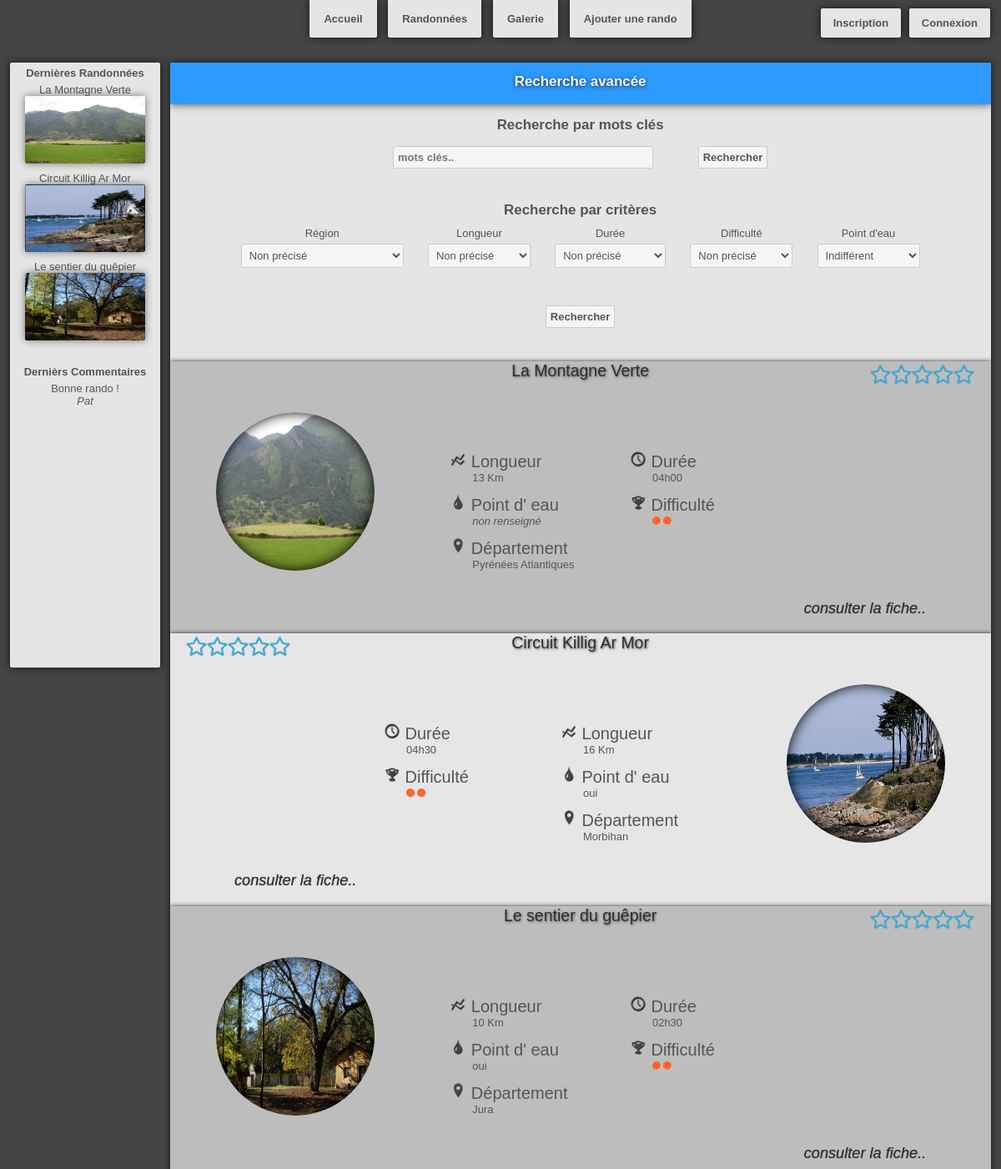
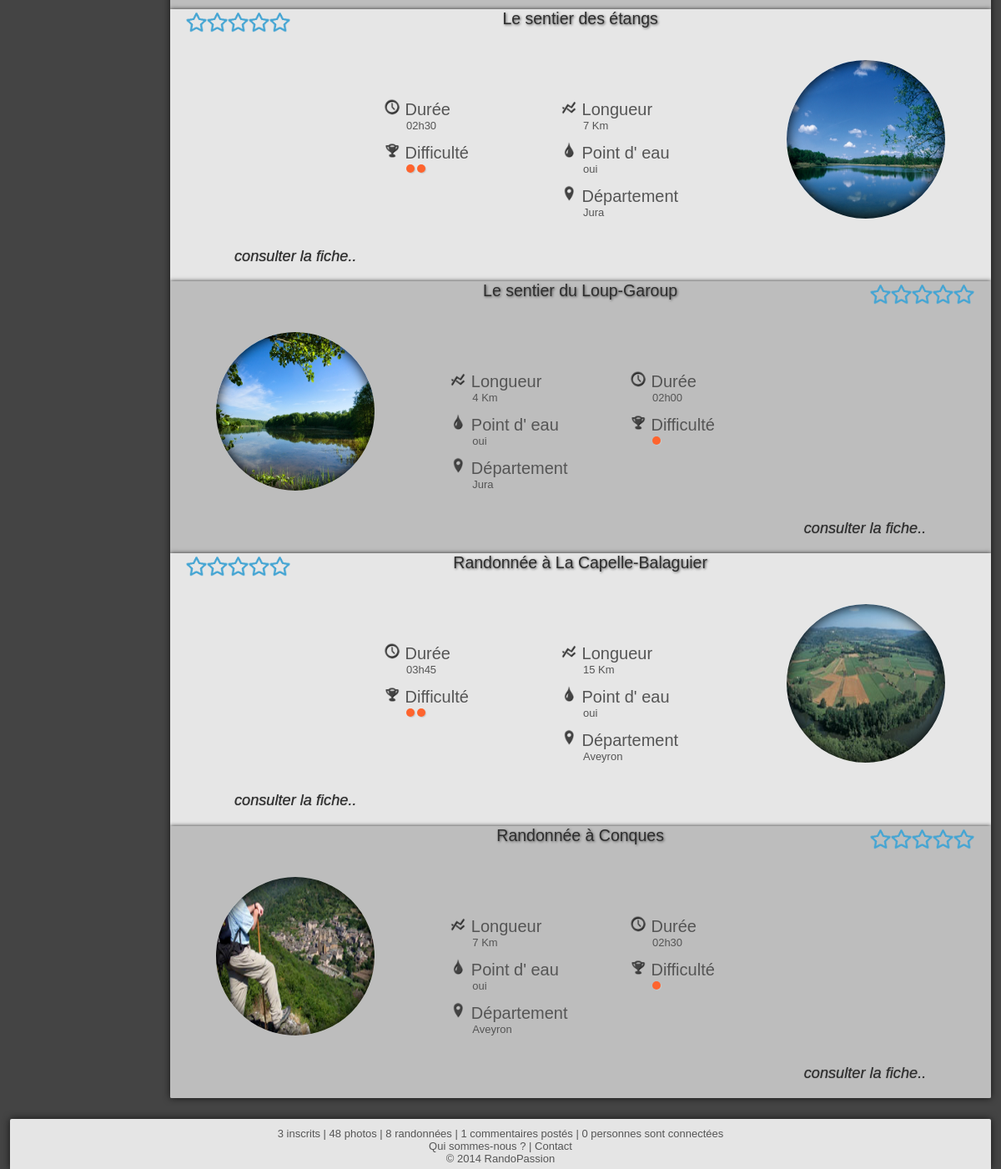
The page /index.php?page=recherche on the database its author committed (2 pictures, top to bottom).
### tables this page shows
CREATE TABLE IF NOT EXISTS `rando` (
	`code` int(10) NOT NULL AUTO_INCREMENT,
	`titre` varchar(150) NOT NULL,
	`longueur` float unsigned NOT NULL,
	`duree` time NOT NULL,
	`difficulte` int(1) NOT NULL,
	`descriptif` text NOT NULL,
	`note` int(1) DEFAULT NULL,
	`point_eau` tinyint(1) DEFAULT NULL,
	`denivele` int(4) DEFAULT NULL,
	`equipement` varchar(150) DEFAULT NULL,
	`date_insertion` datetime NOT NULL,
	`valide` tinyint(1) NOT NULL,
	`parcours` int(10) NOT NULL,
	`departement` varchar(2) NOT NULL,
	`photo_principale` int(10) NOT NULL,
	`auteur` varchar(30) NOT NULL,
	`galerie` int(10) DEFAULT NULL,
	PRIMARY KEY (`code`),
	FOREIGN KEY (`parcours`) REFERENCES `parcours`(`id`),
	FOREIGN KEY (`departement`) REFERENCES `departements`(`num_departement`),
	FOREIGN KEY (`photo_principale`) REFERENCES `photo`(`numero`),
	FOREIGN KEY (`auteur`) REFERENCES `membre`(`pseudo`),
	FOREIGN KEY (`galerie`) REFERENCES `galerie`(`numero`),
	CHECK (difficulte BETWEEN 0 and 5),
	CHECK (note BETWEEN 0 and 5)
);

CREATE TABLE IF NOT EXISTS `photo` (
	`numero` int(10) NOT NULL AUTO_INCREMENT,
	`nom` blob NOT NULL,
	`galerie` int(10) NOT NULL,
	`descriptif` text DEFAULT NULL,
	PRIMARY KEY (`numero`),
	FOREIGN KEY (`galerie`) REFERENCES `galerie`(`numero`)
);

CREATE TABLE IF NOT EXISTS `commentaire` (
	`numero` int(10) NOT NULL AUTO_INCREMENT,
	`date` datetime NOT NULL,
	`auteur` varchar(30) NOT NULL,
	`code_rando` int(10) NOT NULL,
	`commentaire` text NOT NULL,
	`note` int(1) DEFAULT NULL,
	`valide` tinyint(1) DEFAULT NULL,
	PRIMARY KEY (`numero`),
	FOREIGN KEY (`code_rando`) REFERENCES `rando`(`code`),
	FOREIGN KEY (`auteur`) REFERENCES `membre`(`pseudo`),
	CHECK (note BETWEEN 0 and 5)
);

CREATE TABLE IF NOT EXISTS `galerie` (
	`numero` int(10) NOT NULL AUTO_INCREMENT,
	`nom` varchar(100) NOT NULL,
	PRIMARY KEY (`numero`)
);

CREATE TABLE IF NOT EXISTS `departements` (
	`num_departement` varchar(2) NOT NULL,
	`num_region` varchar(2) NOT NULL,
	`nom` char(32) NOT NULL,
	PRIMARY KEY  (`num_departement`),
	FOREIGN KEY (`num_region`) REFERENCES `regions`(`num_region`)
);

### Controller/c_recherche_avancee.php (called while the page is built, shortened)
<?php
include_once('bin/params.php');
include_once('Models/m_gestion_recherche.php');
$rando_recente = selection_rando_recente();
if(empty($_POST['envoie_formulaire']) && empty($_POST['envoie_titre'])){
	$listeRando = $rando_recente;
}
include_once('View/v_recherche_avancee.php');

### Controller/c_activitees_recentes.php (called while the page is built)
<?php
include_once('bin/params.php');
include_once('Models/m_activitees_recentes.php');
$liste_rando = last_rando(3);
$liste_com = last_comment(3);
include_once('View/v_activitees_recentes.php');

### Models/m_activitees_recentes.php (called while the page is built, shortened)
<?php
function last_rando($nombre){
	global $bdd;
	$query = '	SELECT rando.code, rando.titre, photo.nom AS nom_photo , galerie.nom AS nom_galerie
				FROM rando, photo, galerie
				WHERE rando.photo_principale = photo.numero
				AND photo.galerie = galerie.numero
				ORDER BY date_insertion DESC
				LIMIT 0, '.$nombre;
	$exec = $bdd->query($query) or die(print_r($erreur -> errorInfo()));
	$data = $exec->fetchAll();
	return $data;
}
function last_comment($nombre){
	global $bdd;
	$query = '	SELECT commentaire, auteur
				FROM commentaire
				ORDER BY date DESC
				LIMIT 0, '.$nombre;
	$exec = $bdd->query($query) or die(print_r($erreur -> errorInfo()));
	$data = $exec->fetchAll();
	return $data;
}

### Models/m_gestion_recherche.php (called while the page is built, shortened)
<?php
function selection_rando_recente(){
	global $bdd;
	$reqStr = '	SELECT *, departements.nom AS nom_departement, photo.nom AS nom_photo, galerie.nom AS nom_galerie
				FROM rando, photo, galerie, departements
				WHERE rando.photo_principale = photo.numero
				AND photo.galerie = galerie.numero
				AND rando.departement = departements.num_departement
				ORDER BY date_insertion DESC
				LIMIT 0, 10';
	$req = $bdd->query($reqStr);
	$result = $req->fetchAll();
	return $result;
}

### Controller/c_footer.php (called while the page is built, shortened)
<?php
include_once('bin/params.php');
include_once('Models/m_footer.php');
$nb_membre = number_of('membre');
$nb_rando = number_of('rando');
$nb_photo = number_of('photo');
$nb_comment = number_of('commentaire');
$nb_connecte = number_of('connectes');
include_once('View/v_footer.php');

### Models/m_footer.php (called while the page is built, shortened)
<?php
function number_of($table){
	global $bdd;
	$query = 'SELECT count(*) FROM '.$table;
	$exec = $bdd->query($query);
	$data = $exec->fetchColumn();
	return $data;
}

### View/v_recherche_avancee.php (the view, shortened to what this page needs)
<!DOCTYPE html>
<html lang="fr">
	<?php head("Recherche avancée"); ?>
	<body>
		<?php menu(); ?>
        <div id="corps">
            <?php include_once('Controller/c_activitees_recentes.php'); ?>
            <section id="rando">
                <div id="titre_recherche_avancee">
                    <p>Recherche avancée</p>
                </div>
                <form method="post" action="index.php?page=recherche">
                    <div id="recherche_mot_cle">
                        <p>Recherche par mots clés</p>
                        <input type="text" name="title" placeholder="mots clés.." autocomplete="off"/>
                        <input type="submit" name="envoie_titre" value="Rechercher"/>
                    </div>
                    <div id="recherche_criteres">
                    	<p>Recherche par critères</p>
                        <div class="critere">
                            <label for="s_region">Région</label><br/>
                            <?php
                                echo'<select id="s_region" name="s_region">';
                                echo'<option value="not_clarify">Non précisé</option>';
                                echo'</select>';
                            ?>
    					</div>
                        <div class="critere">
                            <label for="distance">Longueur</label><br/>
                            <select id="distance" name="distance">
                                <option value="non_precise" selected="selected">Non précisé</option>
                            </select>
                        </div>
                        <div class="critere">
                            <label for="time">Durée</label><br/>
                            <select id="time" name="time">
                                <option value="time_non_precise" selected="selected">Non précisé</option>
                            </select>
                        </div>
                        <div class="critere">
                            <label for="difficulty">Difficulté</label><br/>
                            <select id="difficulty" name="difficulty">
                                <option value="difficulte_non_precise" selected="selected">Non précisé</option>
                            </select>
                        </div>
                        <div class="critere">
                            <label for="water">Point d'eau</label><br/>
                            <select id="water" name="water">
                                <option value="0" selected="selected">Indifférent</option>
                            </select>
                        </div>
                        <input type="submit" value="Rechercher" name="envoie_formulaire"/>
                    </div>
                </form>
                <div id="affichage_recherche">
                    <?php
						if(!empty($listeRando)){
							$i=0;
							foreach($listeRando as $rando){
								$code = $rando['code'];
								$title = $rando['titre'];
								$department = $rando['nom_departement'];
								$lenght = $rando['longueur'].' Km';
								$photo = 'Resources/Galerie/'.$rando['nom_galerie'].'/'.$rando['nom_photo'];
								$difficulty = '';
								for($j = 1; $j <= $rando['difficulte']; $j++){ $difficulty .= '<div id="cercle"></div>'; }
								$time = new DateTime(trim($rando['duree']));
								$duration = $time->format('h').'h'.$time->format('i');
                                $etoile = '';
                                if(empty($rando['note'])){
                                    for($j = 1; $j <= 5; $j++){ $etoile .= '<img id="stars_vide" src="Resources/Images/stars_vide.png"/>';}
                                }
								if(empty($rando['point_eau'])){ $water = '<em>non renseigné</em>'; }
								else{ $water = 'oui'; }
								if($i % 2 === 0) $css = '_pair';
								else $css = '_impair';
								$i++;
								echo '	<div id="rando'.$css.'">
											<p id="titre">'.$title.'</p>
											<div id="note">'.$etoile.'</div>
											<div id="rond">
												<a id="lien" href="index.php?page=fiche_rando&code='.$code.'"></a>
												<img src="'.$photo.'"/>
											</div>
											<div id="texte">
												<div class="caracteristiques">
													<span class="intitule_caract">
														<img src="Resources/Images/longueur.png"/>
														Longueur
													</span><br/>
													<span class="valeur_caract">'.$lenght.'</span>
												</div>
												<div class="caracteristiques">
													<span class="intitule_caract">
														<img src="Resources/Images/duree.png"/>
														Durée</span><br/>
													<span class="valeur_caract">'.$duration.'</span>
												</div>
												<div class="caracteristiques">
													<span class="intitule_caract">
														<img src="Resources/Images/eau.png"/>
														Point d\' eau
													</span><br/>
													<span class="valeur_caract">'.$water.'</span>
												</div>
												<div class="caracteristiques">
													<span class="intitule_caract">
														<img src="Resources/Images/difficulte.png"/>
														Difficulté
													</span><br/>
													<span class="valeur_caract">'.$difficulty.'</span>
												</div>
												<div class="caracteristiques">
													<span class="intitule_caract">
														<img src="Resources/Images/departement.png"/>
														Département
													</span><br/>
													<span class="valeur_caract">'.$department.'</span>
												</div>
											</div>
											<div id="fiche">
												<a id="lien_consulter_fiche" href="index.php?page=fiche_rando&code='.$code.'">consulter la fiche..</a>
											</div>
										</div>';
							}
						}
						else{
							echo '<center><em>Aucune randonnée trouvée</em></center>';
						}
                    ?>
                </div>
            </section>
        </div>
        <?php include_once('Controller/c_footer.php'); ?>
	</body>
</html>

### index.php (shortened to what this page needs)
<?php
include_once("View/header.php");
include_once("View/menu.php");
if(!isset($_GET['page']) or $_GET['page'] == 'accueil'){
	include_once('View/accueil.php');
}
else{
	switch($_GET['page']){
		case 'recherche':
			include_once('Controller/c_recherche_avancee.php');
			break;
	}
}

### View/header.php (shortened to what this page needs)
<?php
function head($titlePage, $listInc = array()){
	echo '<head>';
	echo '<link rel="stylesheet" type="text/css" href="CSS/'.CSS_BASE.'"/>';
	echo '</head>';
}

### View/menu.php (shortened to what this page needs)
<?php
function menu(){
	echo '	<nav>
				<ul id="menu">
					<li><a href="index.php">Accueil</a></li>
					<li><a href="index.php?page=recherche">Randonnées</a></li>
					<li><a href="index.php?page=galerie">Galerie</a></li>
					<li><a href="index.php?page=ajout_rando">Ajouter une rando</a></li>';
	echo '		</ul>
				<ul id="account">';
	if(isset($_SESSION['statut'])){
		echo '		<li><a class="profil" href="index.php?page=profil">Profil</a></li>
					<li><a class="connexion" href="index.php?page=deconnexion">Déconnexion</a></li>';
	}
	else{
		echo '		<li><a class="profil" href="index.php?page=inscription">Inscription</a></li>
					<li><a class="connexion" href="index.php?page=connexion">Connexion</a></li>';
	}
	echo '		</ul>
			</nav>
	';
}

### View/v_activitees_recentes.php
<aside>
    <p>Dernières Randonnées</p>
    <center>
		<?php
        foreach($liste_rando as $rando){
			echo '	<a href="index.php?page=fiche_rando&code='.$rando['code'].'">
						'.$rando['titre'].'</br>
						<img src="Resources/Galerie/'.$rando['nom_galerie'].'/'.$rando['nom_photo'].'" width="144px" height="81px;"/><br/>
					</a>
			';
        }
        ?>
    </center>
    <br/>
	<p>Dernièrs Commentaires</p>
    <center>
		<?php
        foreach($liste_com as $com){
			echo $com['commentaire'].'</br>';
			echo '<em>'.$com['auteur'].'</em><br/>';
        }
        ?>
</aside>

### View/v_footer.php
<footer>
	<p>
    	<?php echo $nb_membre; ?> inscrits |
		<?php echo $nb_photo; ?> photos |
		<?php echo $nb_rando; ?> randonnées |
		<?php echo $nb_comment; ?> commentaires postés |
		<?php echo $nb_connecte; ?> personnes sont connectées
    </p>
    <p>
        <a href="#">Qui sommes-nous ?</a> | <a href="index.php?page=contact">Contact</a>
    </p>
    <p>
        &copy; 2014 RandoPassion
    </p>
</footer>

### rows shown on the page
rando: titre "La Montagne Verte", photo_principale.nom (picture), note 0 (drawn), galerie.nom (picture), longueur "13 Km", duree "04h00", point_eau "non renseigné", difficulte 2 (drawn), departement.nom "Pyrénées Atlantiques"
rando: titre "Circuit Killig Ar Mor", photo_principale.nom (picture), note 0 (drawn), galerie.nom (picture), longueur "16 Km", duree "04h30", point_eau "oui", difficulte 2 (drawn), departement.nom "Morbihan"
rando: titre "Le sentier du guêpier", photo_principale.nom (picture), note 0 (drawn), galerie.nom (picture), longueur "10 Km", duree "02h30", point_eau "oui", difficulte 2 (drawn), departement.nom "Jura"
commentaire: commentaire "Bonne rando !", auteur "Pat"
rando: titre "Le sentier des étangs", note 0 (drawn), galerie.nom (picture), longueur "7 Km", duree "02h30", point_eau "oui", difficulte 2 (drawn), departement.nom "Jura"
rando: titre "Le sentier du Loup-Garoup", note 0 (drawn), galerie.nom (picture), longueur "4 Km", duree "02h00", point_eau "oui", difficulte 1 (drawn), departement.nom "Jura"
rando: titre "Randonnée à La Capelle-Balaguier", note 0 (drawn), galerie.nom (picture), longueur "15 Km", duree "03h45", point_eau "oui", difficulte 2 (drawn), departement.nom "Aveyron"
rando: titre "Randonnée à Conques", note 0 (drawn), galerie.nom (picture), longueur "7 Km", duree "02h30", point_eau "oui", difficulte 1 (drawn), departement.nom "Aveyron"

### other values the page prints
$nb_membre "3"
$nb_photo "48"
$nb_rando "8"
$nb_comment "1"
$nb_connecte "0"
